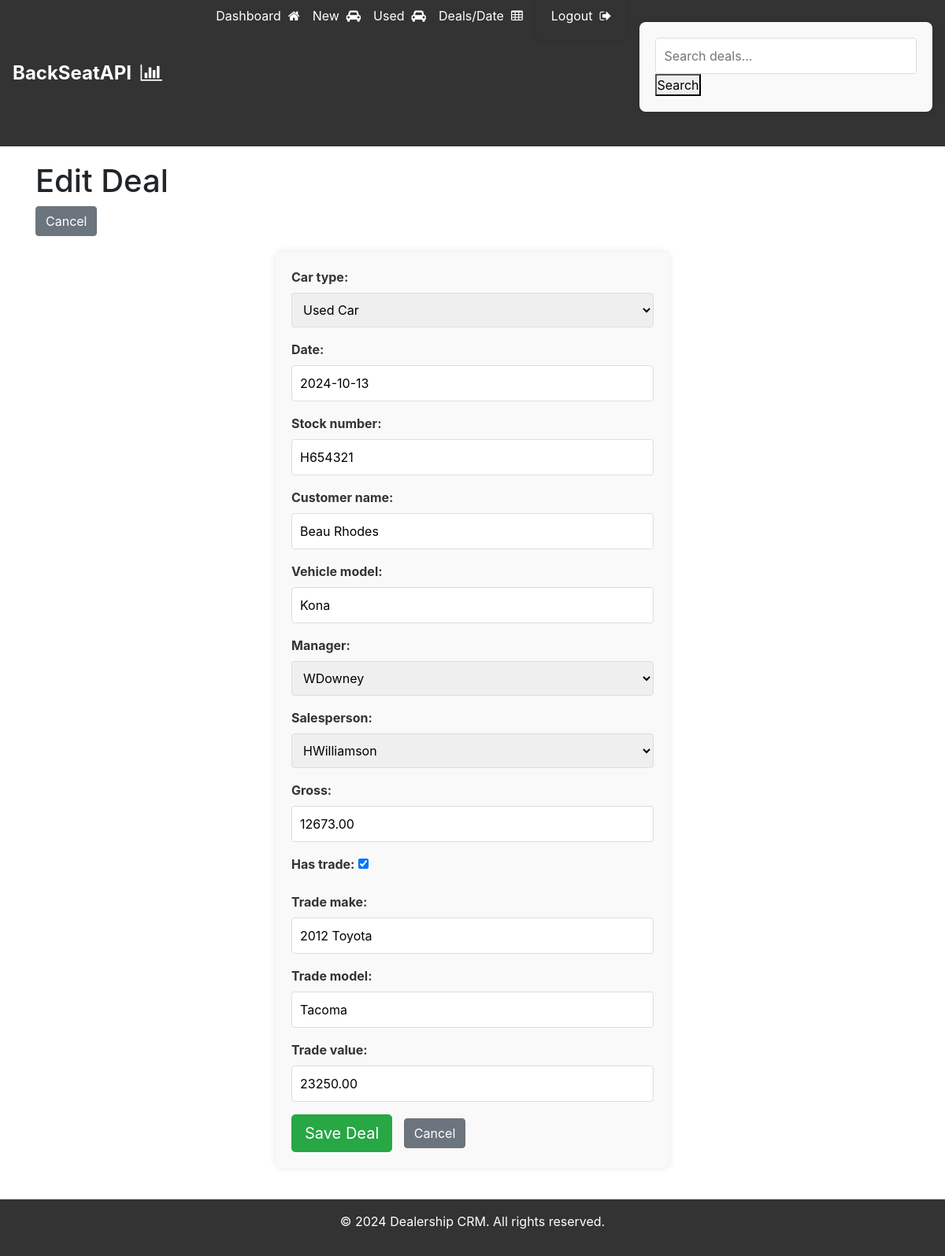
Page /deals/3/update/ (signed in) on the committed database.
### deals/models.py (models this page shows, shortened)
class Deal(models.Model):
    NEW_CAR = 'NEW'
    USED_CAR = 'USED'
    CAR_TYPE_CHOICES = [
        (NEW_CAR, 'New Car'),
        (USED_CAR, 'Used Car'),
    ]
    car_type = models.CharField(
        max_length=4,
        choices=CAR_TYPE_CHOICES,
        default=USED_CAR,
    )
    recap_number = models.PositiveIntegerField(blank=True, null=True)
    date = models.DateField(default=timezone.now)
    stock_number = models.CharField(max_length=50, unique=True)
    customer_name = models.CharField(max_length=100)
    vehicle_model = models.CharField(max_length=80)
    manager = models.ForeignKey(Manager, on_delete=models.SET_NULL, null=True)
    salesperson = models.ForeignKey(Salesperson, on_delete=models.SET_NULL, null=True)
    gross = models.DecimalField(max_digits=10, decimal_places=2)
    has_trade = models.BooleanField(default=False)
    trade_make = models.CharField(max_length=50, blank=True, null=True)
    trade_model = models.CharField(max_length=50, blank=True, null=True)
    trade_value = models.DecimalField(max_digits=10, decimal_places=2, blank=True, null=True)
    created_at = models.DateTimeField(auto_now_add=True)
    updated_at = models.DateTimeField(auto_now=True)
    class Meta:
        ordering = ['-created_at']

### deals/views.py (the view)
# urls.py: path('deals/<int:pk>/update/', views.deal_update, name='deal_update'),
@login_required
def deal_update(request, pk):
    deal = get_object_or_404(Deal, pk=pk)
    if not request.user.has_perm('deals.view_all_deals') and deal.salesperson.user != request.user:
        raise PermissionDenied
    if request.method == 'POST':
        form = DealForm(request.POST, instance=deal, user=request.user)
        if form.is_valid():
            deal = form.save()
            return redirect('deal_detail', pk=deal.pk)
    else:
        form = DealForm(instance=deal, user=request.user)
    return render(request, 'deals/deal_form.html', {'form': form})

### deals/forms.py
class DealForm(forms.ModelForm):
    class Meta:
        model = Deal
        exclude = ['recap_number']
        fields = '__all__'
    def __init__(self, *args, **kwargs):
        user = kwargs.pop('user', None)
        super(DealForm, self).__init__(*args, **kwargs)
        if user and not user.has_perm('deals.view_all_deals'):
            del self.fields['manager']
            del self.fields['salesperson']

### deals/models.py (called while the page is built)
    def __str__(self):
        return self.user.username

    def __str__(self):
        return self.user.username

### deals/templates/deals/deal_form.html (shortened to what this page needs)
{% extends 'base.html' %}
{% block content %}
<h1>{% if form.instance.pk %}Edit Deal{% else %}Create New Deal{% endif %}</h1>
<a href="{% url 'dashboard' %}" class="btn btn-secondary">Cancel</a>
<form method="post" class="deal-form">
    {% for field in form %}
        <div class="form-group">
            {{ field.label_tag }}
            {{ field }}
        </div>
    {% endfor %}
    <button type="submit" class="btn btn-success btn-lg">Save Deal</button>
    <a href="{% url 'dashboard' %}" class="btn btn-secondary">Cancel</a>
</form>
{% endblock %}

### deals/static/deals/css/styles.css (style rules this page uses)
* { margin: 0; padding: 0; box-sizing: border-box; }
html, body { height: 100%; }
body { font-family: 'Arial', sans-serif; line-height: 1.6; color: #333; background-color: #f5f5f5; display: flex; flex-direction: column; }
form { max-width: 500px; margin: 20px auto; }
form { max-width: 500px; margin: 20px auto; padding: 20px; background-color: #f9f9f9; border-radius: 8px; box-shadow: 0 0 10px rgba(0, 0, 0, 0.1); }
.form-group { margin-bottom: 20px; }
label { display: block; margin-bottom: 5px; font-weight: bold; color: #333; }
input[type="text"], input[type="email"], input[type="password"], input[type="number"], select, textarea { width: 100%; padding: 10px; border: 1px solid #ddd; border-radius: 4px; font-size: 16px; }
.btn { display: inline-block; padding: 5px 10px; margin-right: 10px; border: none; border-radius: 4px; font-size: 16px; cursor: pointer; transition: background-color 0.3s ease; }
.btn-secondary { background-color: #6c757d; color: white; }

### rows in the picture
Deal: form "Used Car" "2024-10-13" "H654321" "Beau Rhodes" "Kona" "WDowney" "HWilliamson" "12673.00" "☑" "2012 Toyota" "Tacoma" "23250.00"

### other values in the picture
{{ field.label_tag }} "Car type:" "Date:" "Stock number:" "Customer name:" "Vehicle model:" "Manager:" "Salesperson:" "Gross:" "Has trade:" "Trade make:" "Trade model:" "Trade value:"
